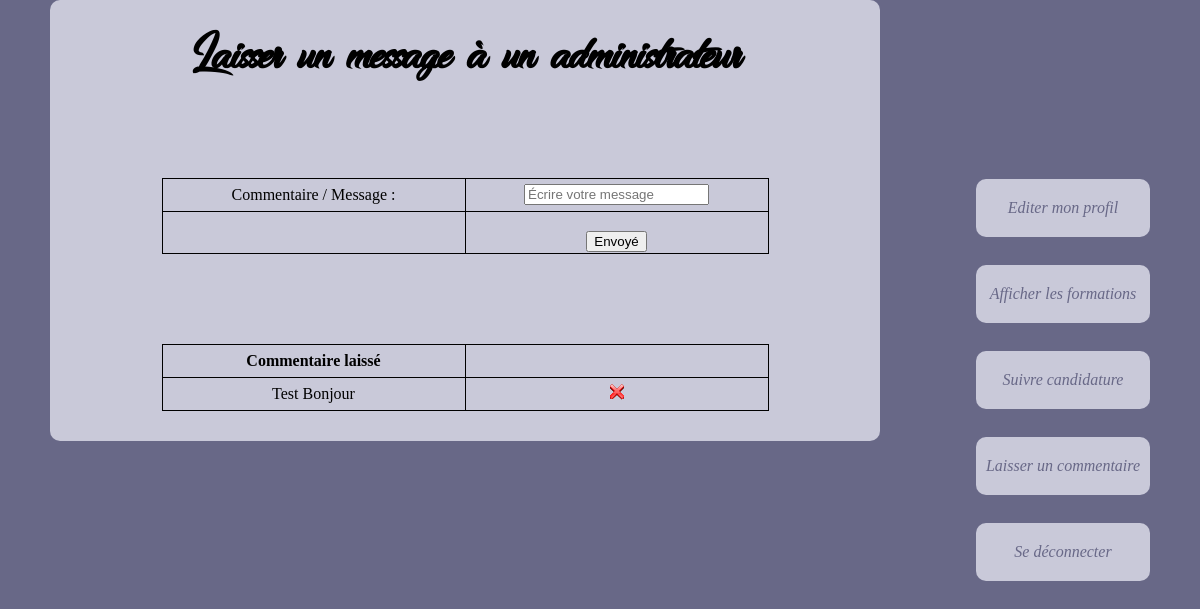
The page /Etudiant/Commentaire.php (signed in) on the database as committed earlier.
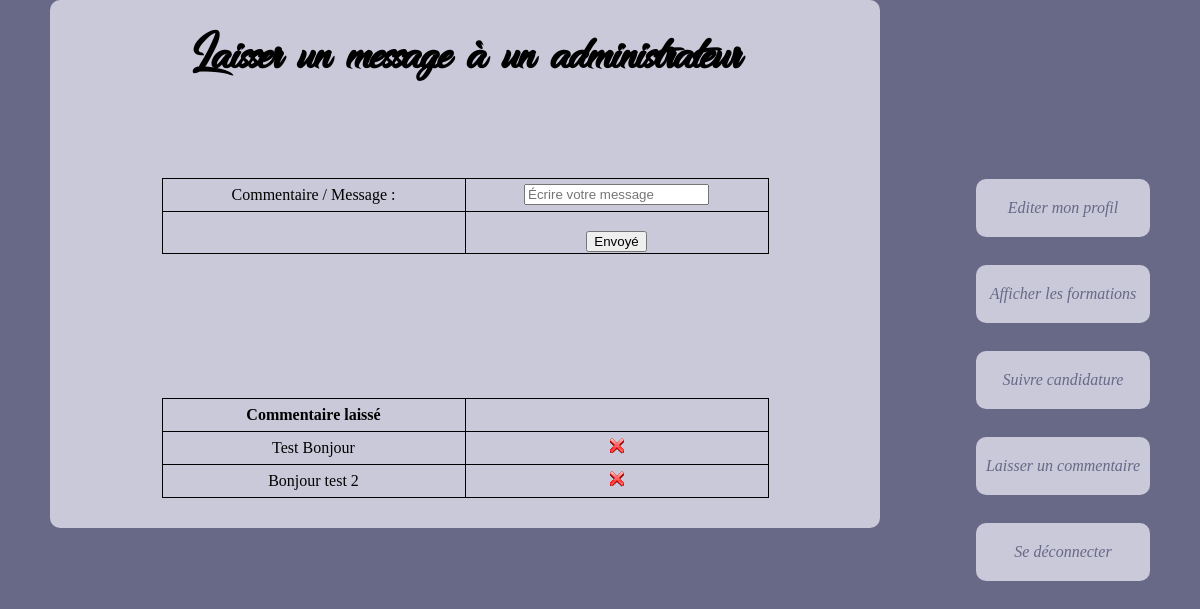
The same page on the database as committed later.
### tables this page shows
CREATE TABLE `Commentaire` (
  `id_commentaire` int(11) NOT NULL,
  `id_etudiant` int(11) NOT NULL,
  `Commentaire` varchar(2999) NOT NULL
);

### Etudiant/Commentaire.php (the view, shortened to what this page needs)
<?php
include_once '../db.php';
?>
<!DOCTYPE html>
<html>
<head>
	<link rel="stylesheet" href="../Content/css/nobel.css" />
</head>
<body>
	<main><table>
		<h1>Laisser un message à un administrateur</h1>
		<br><br><br>
		<form method="POST" action="">
			<table>
				<tr>
					<td align="right">
						Commentaire / Message :
					</td>
					<td>
						<input type="text" id="Commentaire" name="Commentaire" placeholder="Écrire votre message" value="<?php if(isset($comment)) {echo $comment;}?>">
					</td>
				</tr>
				<tr>
					<td align="right">
					</td>
					<td align="center">
						<br>
						<input type="submit" name="formComment"value="Envoyé">
					</td>
				</tr>
			</table>
		</form>
		</table>
		<table>
			<tr>
		<td>
			<STRONG>Commentaire laissé</STRONG>
		</td>
		<td>
		</td>
	</tr>
			<?php
			echo "<br><br>";
				$doc=$bdd->prepare('SELECT * from Commentaire WHERE id_etudiant = ?');
				$doc->execute(array($_SESSION['id_etudiant']));
				while($lig = $doc->fetch()){
					echo "<br><br><br>";
					echo "<tr>";
						echo "<td>".$lig['Commentaire']."</td>";
						echo "<td><a href=removeComment.php?id_commentaire=".$lig['id_commentaire']."&id_etudiant=".$_SESSION['id_etudiant']."> <img src='../Content/img/remove-icon.png' alt='' class='icone'/></a></td>";
					echo "</tr>";
				}
			?>
		</table>
	</main>
	<nav>
		<ul>
			<li><a href = "editerProfile.php">Editer mon profil</a></li><br>
			<li><a href = "formations.php">Afficher les formations</a></li><br>
			<li><a href = "SuiviFormations.php">Suivre candidature</a></li><br>
			<li><a href ="Commentaire.php">Laisser un commentaire</a></li><br>
			<li><a href = "../Deconnexion.php">Se déconnecter</a></li><br>
		</ul>
	</nav>
</body>

Rows that differ between the two databases and show on the page:
added commentaire: Commentaire "Bonjour test 2"
